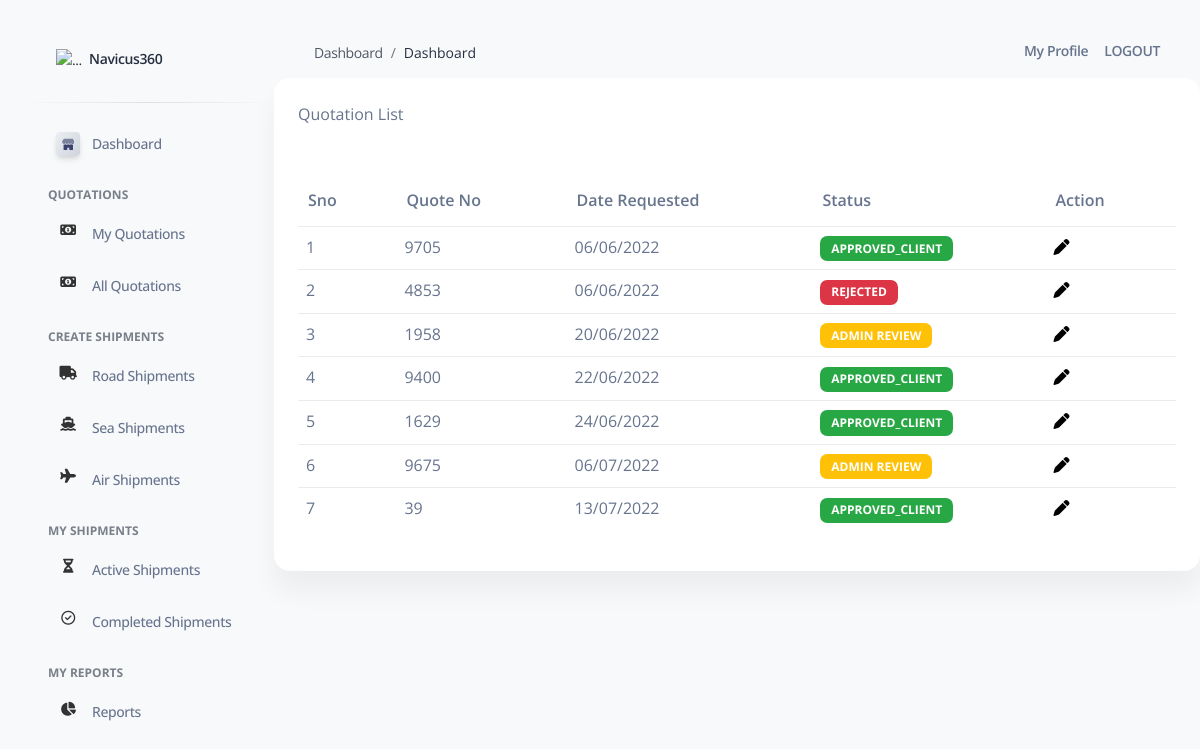
/quotation/listall, run on an earlier commit of the app's database.
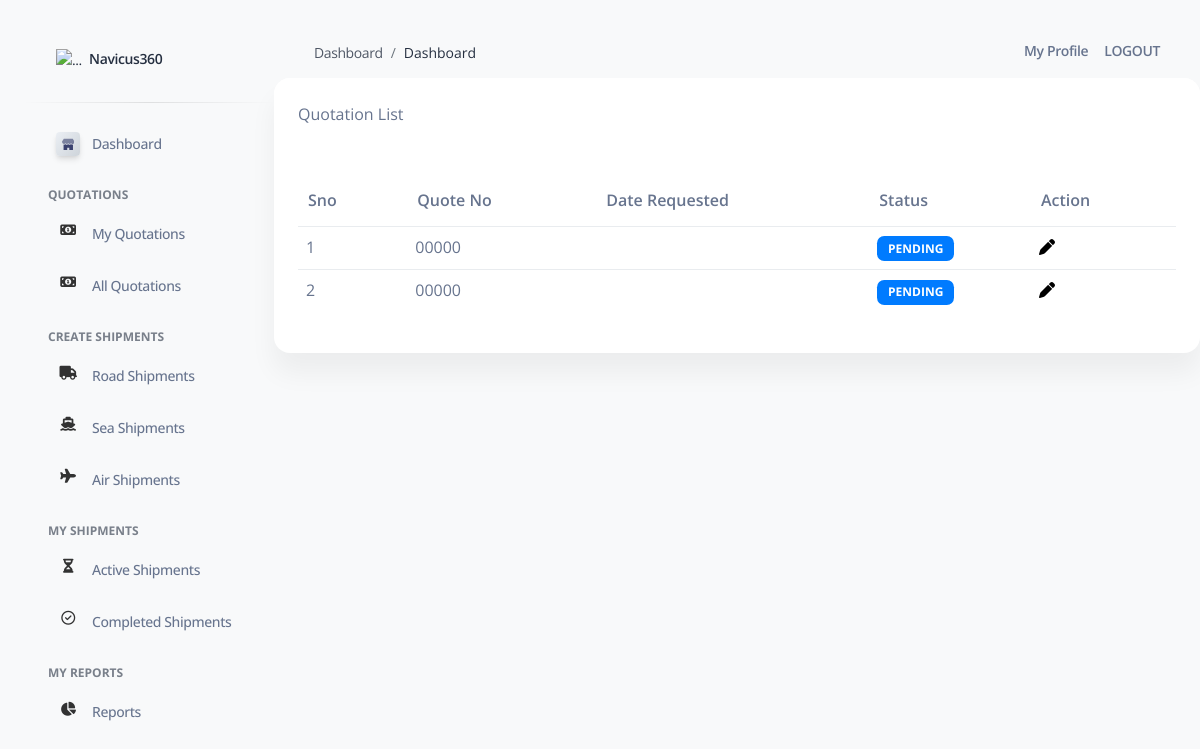
And on a later commit of the database.
### quotation/models.py (models this page shows)
class Quotation(models.Model):
    FreightType = (
    ("air","Air Freight"),
    ("sea","Sea Freight"),
    ("road","Road Freight"),
    ("warehouse","Ware Housing"),
    )
    CargoLoad = (
        ("full","Full Container(FCL)"),
        ("less","Less Than Container Load(LCL)"),
        ("conventional","Conventional Cargo/Bulk"),
    )
    Incoterms = (
        ("EX","EX Works"),
        ("FOB","FOB"),
        ("CRF","CRF"),
        ("DAP","DAP"),
        ("OTHER","Other"),
    )
    category = (
        ("yes","Yes"),
        ("no","No"),
    )
    status_choices = (
        ("pending","Pending"),
        ("review","Review"),
        ("approved_admin","Approved_Admin"),
        ("approved_client","Approved_Client"),
        ("rejected","Rejected"),
    )
    truck_choices = (
        ("van","Van"),
        ("3T","3T Truck"),
        ("5T","5T Truck"),
        ("7T","7T Truck"),
        ("10T","10T Truck"),
        ("15T","15T Truck"),
        ("28T","28T Truck"),
    )
    owner = models.CharField(max_length = 1000,default="anonymous")
    staff_owner = models.CharField(max_length=1000,default="anonymous")
    quote_number = models.CharField(max_length=10000,default="00000")
    date = models.CharField(max_length=1000,blank=True)
    type = models.CharField(max_length=20,choices=FreightType,default="sea")
    cargoload = models.CharField(max_length=20,choices=CargoLoad,default="full")
    incoterms = models.CharField(max_length=20,choices=Incoterms,default="EX",blank=True,null=True)
    container_size = models.CharField(max_length=20)
    cargo_weight = models.CharField(max_length=200, blank=True, null=True)
    cargo_length = models.IntegerField()
    cargo_width = models.IntegerField()
    cargo_height = models.IntegerField()
    country_origin = models.CharField(max_length=100,blank=True,null=True)
    collection_address = models.CharField(max_length=1000,blank=True,null=True)
    delivery_address = models.CharField(max_length=1000,blank=True,null=True)
    cargo_description = models.CharField(max_length=500)
    goods_category = models.CharField(max_length=20,choices=category,default="no")
    special_instructions = models.CharField(max_length=1000, blank=True, null=True)
    other_vas = models.CharField(max_length=1000,blank=True,null=True)
    truck_size = models.CharField(max_length=20,choices=truck_choices,blank=True,null=True)
    status = models.CharField(max_length=20,choices=status_choices,default="pending")

### quotation/views.py (the view)
# urls.py: path('listall',staff_quote_list_all,name='staff_quote_list_all'),
def staff_quote_list_all(request):
    staff_id = request.user.id
    quotation = Quotation.objects.all()
    return render(request,"staff/staff_quote_list.html",{"quotes":quotation,"sidebar":"true"})

### quotation/templates/staff/staff_quote_list.html (shortened to what this page needs)
{% extends "base.html" %}
{% load static %}
{% load crispy_forms_tags %}
{% block content %}
<div class="card">
    <div class="card-header">
     Quotation List
    </div>
    <div class="card-body">
        <table class="table">
            <thead>
                <th>Sno</th>
                <th>Quote No</th>
                <th>Date Requested</th>
                <th>Status</th>
                <th>Action</th>
            </thead>
            <tbody>
            {% for q in quotes %}
                <tr>
                    <td>{{ forloop.counter }}</td>
                    <td>{{ q.quote_number }}</td>
                    <td>{{ q.date }}</td>
                    <td>
                        {% if q.status == "pending" %}
                        <span class="badge badge-primary">{{ q.status }}</span>
                        {% elif q.status == "rejected" %}
                        <span class="badge badge-danger">{{ q.status }}</span>
                        {% elif q.status == "approved_client" %}
                        <span class="badge badge-success">{{ q.status }}</span>
                        {% elif q.status == "review" %}
                        <span class="badge badge-review">Admin Review</span>
                        {% else %}
                        <span class="badge badge-primary">{{ q.status }}</span>
                        {% endif %}
                    </td>
                    <td><a href="{% url 'quotation:staff_quote_detail' q.id %}"><i class="fa fa-pen"></i></a></td>
                </tr>
            {% endfor %}
            </tbody>
        </table>
    </div>
</div>
{% endblock content %}

### templates/base.html (shortened to what this page needs)
{% load static %}
<!DOCTYPE html>
<html lang="en">
<head>
  <link href="{% static 'css/nucleo-icons.css' %}" rel="stylesheet" />
  <link href="{% static 'css/nucleo-svg.css' %}" rel="stylesheet" />
  <link href="{% static 'css/nucleo-svg.css' %}" rel="stylesheet" />
  <link id="pagestyle" href="{% static 'css/soft-ui-dashboard.css' %}" rel="stylesheet" />
</head>
<body class="g-sidenav-show bg-gray-100">
  {% include "includes/sidebar.html" %}
  <main class="main-content mt-4 border-radius-lg">
    {% include "includes/navigation.html" %}
    {% block content %}{% endblock content %}
  </main>
</body>
</html>

### templates/includes/sidebar.html (shortened to what this page needs)
{% load static %}
  <aside class="sidenav navbar navbar-vertical navbar-expand-xs border-0 border-radius-xl my-4 fixed-left ms-4" id="sidenav-main">
    <div class="sidenav-header">
      <a class="navbar-brand m-0" href="/client">
        <img src="{% static 'img/SVGLogo.svg' %}" class="navbar-brand-img h-100 w-15" alt="...">
        <span class="ms-1 font-weight-bold">Navicus360</span>
      </a>
    </div>
    <hr class="horizontal dark mt-0">
    <div class="collapse navbar-collapse  w-auto" id="sidenav-collapse-main">
      <ul class="navbar-nav">
        <li class="nav-item mb-1">
          <a class="nav-link {% if 'index' in segment %} active {% endif %}" href="/client">
            <div class="icon icon-shape icon-xs shadow border-radius-sm bg-gradient-light text-center me-2 d-flex align-items-center justify-content-center">
            </div>
            <span class="nav-link-text ms-1">Dashboard</span>
          </a>
        </li>
        {% if sidebar == 'true' %}
         <li class="nav-item mt-3">
          <h6 class="ps-4 text-uppercase text-xs font-weight-bolder opacity-6">Quotations</h6>
        </li>
         <li class="nav-item mb-1">
          <a class="nav-link" href="{% url 'quotation:staff_quote_list' %}">
            <div class="icon icon-shape icon-xs border-radius-sm  text-center me-2 d-flex align-items-center justify-content-center">
              <i class="fa fa-money" style="font-size:100%;color:black;"></i>
            </div>
            <span class="nav-link-text ms-1">My Quotations</span>
          </a>
        </li>
        <li class="nav-item mb-1">
          <a class="nav-link" href="{% url 'quotation:staff_quote_list_all' %}">
            <div class="icon icon-shape icon-xs border-radius-sm  text-center me-2 d-flex align-items-center justify-content-center">
              <i class="fa fa-money" style="font-size:100%;color:black;"></i>
            </div>
            <span class="nav-link-text ms-1">All Quotations</span>
          </a>
        </li>
        <li class="nav-item mt-3">
          <h6 class="ps-4 text-uppercase text-xs font-weight-bolder opacity-6">Create Shipments</h6>
        </li>
         <li class="nav-item mb-1">
          <a class="nav-link {% if 'tables' in segment %} active {% endif %}" href="{% url 'road' %}">
            <div class="icon icon-shape icon-xs border-radius-sm  text-center me-2 d-flex align-items-center justify-content-center">
              <i class="fa fa-truck" style="font-size:100%;color:black;"></i>
            </div>
            <span class="nav-link-text ms-1">Road Shipments</span>
          </a>
        </li>
        <li class="nav-item mb-1">
          <a class="nav-link {% if 'rtl' in segment %} active {% endif %}" href="{% url 'sea' %}">
            <div class="icon icon-shape icon-xs border-radius-sm  text-center me-2 d-flex align-items-center justify-content-center">
              <i class="fa fa-ship" style="font-size:100%;color:black;"></i>
            </div>
            <span class="nav-link-text ms-1">Sea Shipments</span>
          </a>
        </li>
        <li class="nav-item mb-1">
          <a class="nav-link {% if 'rtl' in segment %} active {% endif %}" href="{% url 'air' %}">
            <div class="icon icon-shape icon-xs border-radius-sm  text-center me-2 d-flex align-items-center justify-content-center">
              <i class="fa fa-plane" style="font-size:100%;color:black;"></i>
            </div>
            <span class="nav-link-text ms-1">Air Shipments</span>
          </a>
        </li>
      </ul>
      {% endif %}
    </div>
    <div class="collapse navbar-collapse  w-auto" id="sidenav-collapse-main">
      <ul class="navbar-nav">
        <li class="nav-item mt-3">
          <h6 class="ps-4 text-uppercase text-xs font-weight-bolder opacity-6">My Shipments</h6>
        </li>
         <li class="nav-item mb-1">
          <a class="nav-link {% if 'tables' in segment %} active {% endif %}" href="{% url 'fielduser_home' %}">
            <div class="icon icon-shape icon-xs border-radius-sm  text-center me-2 d-flex align-items-center justify-content-center">
              <i class="fa fa-hourglass-half" style="font-size:100%;color:black;"></i>
            </div>
            <span class="nav-link-text ms-1">Active Shipments</span>
          </a>
        </li>
        <li class="nav-item mb-1">
          <a class="nav-link {% if 'rtl' in segment %} active {% endif %}" href="{% url 'completed_shipments' %}">
            <div class="icon icon-shape icon-xs border-radius-sm  text-center me-2 d-flex align-items-center justify-content-center">
              <i class="fa fa-check-circle-o" style="font-size:100%;color:black;"></i>
            </div>
            <span class="nav-link-text ms-1">Completed Shipments</span>
          </a>
        </li>
      </ul>
    </div>
    <div class="collapse navbar-collapse  w-auto" id="sidenav-collapse-main">
      <ul class="navbar-nav">
        <li class="nav-item mt-3">
          <h6 class="ps-4 text-uppercase text-xs font-weight-bolder opacity-6">My Reports</h6>
        </li>
         <li class="nav-item mb-1">
          <a class="nav-link {% if 'tables' in segment %} active {% endif %}" href="{% url 'reports:fielduser_report' %}">
            <div class="icon icon-shape icon-xs border-radius-sm  text-center me-2 d-flex align-items-center justify-content-center">
              <i class="fa fa-pie-chart" style="font-size:100%;color:black;"></i>
            </div>
            <span class="nav-link-text ms-1">Reports</span>
          </a>
        </li>
      </ul>
    </div>
  </aside>

### templates/includes/navigation.html (shortened to what this page needs)
  <nav class="navbar navbar-main navbar-expand-lg px-0 mx-4 shadow-none border-radius-xl" id="navbarBlur" navbar-scroll="true">
    <div class="container-fluid px-3">
        <nav aria-label="breadcrumb">
          <ol class="breadcrumb bg-transparent mb-0 pb-1 px-0 me-sm-6 me-12">
            <li class="breadcrumb-item"><a class="opacity-8 text-dark" href="javascript:;">Dashboard</a></li>
            <li class="breadcrumb-item text-dark active" aria-current="page">
              Dashboard
            </li>
          </ol>
        </nav>
        <div class="ms-md-auto ps-md-3 d-flex align-items-center">
          <div class="border-radius-lg d-flex">
            <span class="nav-link text-body font-weight-bold"> {{request.user.firstname}}</span>
          </div>
          <div class="border-radius-lg d-flex">
            <a class="nav-link text-body font-weight-bold" href="/profile/">My Profile</a>
          </div>
          <li class="nav-item d-flex align-items-center">
            <a href="{% url 'logout' %}"
               class="nav-link text-body text-uppercase font-weight-bold px-0">
              Logout
            </a>
          </li>
        </div>
    </div>
  </nav>

### templates/includes/scripts.html (shortened to what this page needs)
{% load static %}

### static/css/nucleo-svg.css (style rules this page uses)
.icon { display: inline-block; color: #111111; height: 1em; width: 1em; }
.icon-xs { height: 0.5em; width: 0.5em; }
.icon { fill: currentColor; stroke: none; }

### quotation/templates/staff/staff_quote_list.html (style rules this page uses)
.badge-primary { color: #fff; background-color: #007bff; }

### templates/includes/sidebar.html (style rules this page uses)
.table th { padding-left: 10px !important; }
.navbar-vertical.navbar-expand-xs .navbar-collapse { display: block; overflow: auto; height: unset !important; }

What changed in the data, as far as the page shows it:
removed Quotation: quote_number "9705", date "06/06/2022", status "APPROVED_CLIENT"
removed Quotation: quote_number "4853", date "06/06/2022", status "REJECTED"
removed Quotation: quote_number "1958", date "20/06/2022", status "ADMIN REVIEW"
removed Quotation: quote_number "9400", date "22/06/2022", status "APPROVED_CLIENT"
removed Quotation: quote_number "1629", date "24/06/2022", status "APPROVED_CLIENT"
removed Quotation: quote_number "9675", date "06/07/2022", status "ADMIN REVIEW"
removed Quotation: quote_number "39", date "13/07/2022", status "APPROVED_CLIENT"
added Quotation: quote_number "00000", status "PENDING"
added Quotation: quote_number "00000", status "PENDING"
